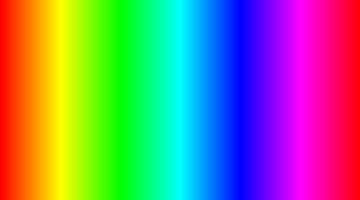
Frame 1 (no input)
Frame 60 (the mouse pressed at the canvas centre just before this capture): identical to frame 1, image omitted
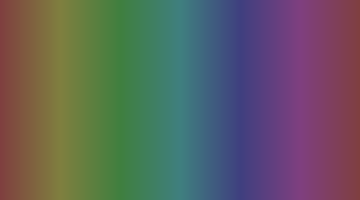
Frame 120 (the mouse held since frame 60 and released just before this capture)

The Processing sketch that drew these frames (run headless with seeded random() and noise(); from frame 60 on, the mouse is pressed at the canvas centre):

// Processing sketch: es504
// ── es504.pde
boolean white = false;

void setup() {
  size(360,200);
}

void draw() {
  noStroke();
  colorMode(HSB, 360,100,100);
  for(int i=0; i<360; i++){
    float x = map(mouseX, 0, width, 100, 0);
    float y = map(mouseY, 0, height, 100, 0);
    fill(i, x, y);
    rect(i, 0, 1, height); 
  }
}
